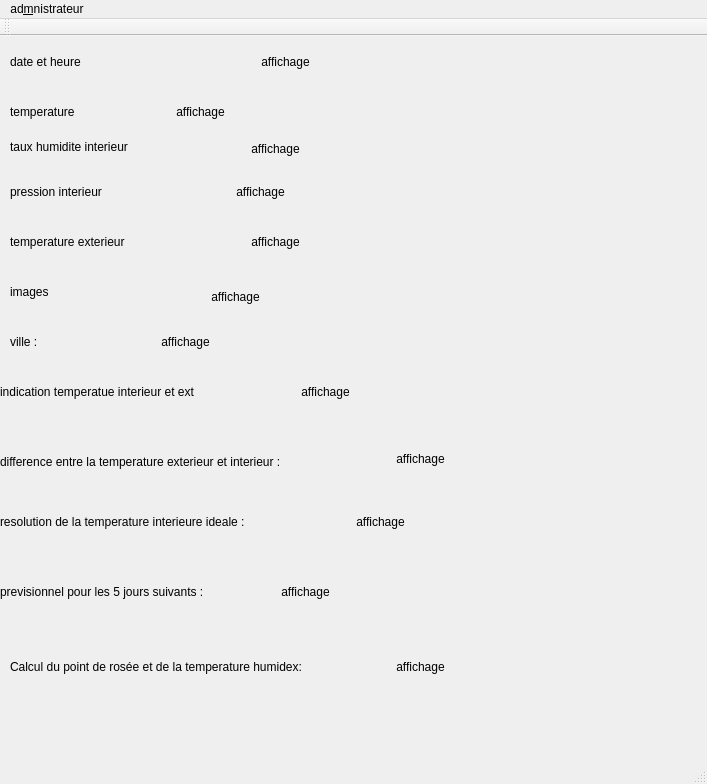
<?xml version="1.0" encoding="UTF-8"?>
<ui version="4.0">
 <class>MainWindow</class>
 <widget class="QMainWindow" name="MainWindow">
  <property name="geometry">
   <rect>
    <x>0</x>
    <y>0</y>
    <width>707</width>
    <height>784</height>
   </rect>
  </property>
  <property name="windowTitle">
   <string>MainWindow</string>
  </property>
  <widget class="QWidget" name="centralWidget">
   <widget class="QLabel" name="dateHeure">
    <property name="geometry">
     <rect>
      <x>10</x>
      <y>10</y>
      <width>91</width>
      <height>31</height>
     </rect>
    </property>
    <property name="text">
     <string>date et heure</string>
    </property>
   </widget>
   <widget class="QLabel" name="tempInt">
    <property name="geometry">
     <rect>
      <x>10</x>
      <y>60</y>
      <width>81</width>
      <height>31</height>
     </rect>
    </property>
    <property name="text">
     <string>temperature</string>
    </property>
   </widget>
   <widget class="QLabel" name="tauxHumidInt">
    <property name="geometry">
     <rect>
      <x>10</x>
      <y>100</y>
      <width>151</width>
      <height>21</height>
     </rect>
    </property>
    <property name="text">
     <string>taux humidite interieur</string>
    </property>
   </widget>
   <widget class="QLabel" name="pressionInt">
    <property name="geometry">
     <rect>
      <x>10</x>
      <y>140</y>
      <width>121</width>
      <height>31</height>
     </rect>
    </property>
    <property name="text">
     <string>pression interieur</string>
    </property>
   </widget>
   <widget class="QLabel" name="tempExt">
    <property name="geometry">
     <rect>
      <x>10</x>
      <y>190</y>
      <width>141</width>
      <height>31</height>
     </rect>
    </property>
    <property name="text">
     <string>temperature exterieur</string>
    </property>
   </widget>
   <widget class="QLabel" name="images">
    <property name="geometry">
     <rect>
      <x>10</x>
      <y>240</y>
      <width>121</width>
      <height>31</height>
     </rect>
    </property>
    <property name="text">
     <string>images</string>
    </property>
   </widget>
   <widget class="QLabel" name="ville">
    <property name="geometry">
     <rect>
      <x>10</x>
      <y>290</y>
      <width>81</width>
      <height>31</height>
     </rect>
    </property>
    <property name="text">
     <string>ville : </string>
    </property>
   </widget>
   <widget class="QLabel" name="tempIntExt">
    <property name="geometry">
     <rect>
      <x>0</x>
      <y>340</y>
      <width>241</width>
      <height>31</height>
     </rect>
    </property>
    <property name="text">
     <string>indication temperatue interieur et ext</string>
    </property>
   </widget>
   <widget class="QLabel" name="difTempExtInt">
    <property name="geometry">
     <rect>
      <x>0</x>
      <y>410</y>
      <width>311</width>
      <height>31</height>
     </rect>
    </property>
    <property name="text">
     <string>difference entre la temperature exterieur et interieur :</string>
    </property>
   </widget>
   <widget class="QLabel" name="resTempIntIdeal">
    <property name="geometry">
     <rect>
      <x>0</x>
      <y>470</y>
      <width>301</width>
      <height>31</height>
     </rect>
    </property>
    <property name="text">
     <string>resolution de la temperature interieure ideale :</string>
    </property>
   </widget>
   <widget class="QLabel" name="pres5jrsSuivant">
    <property name="geometry">
     <rect>
      <x>0</x>
      <y>540</y>
      <width>271</width>
      <height>31</height>
     </rect>
    </property>
    <property name="text">
     <string>previsionnel pour les 5 jours suivants :</string>
    </property>
   </widget>
   <widget class="QLabel" name="calPointRos">
    <property name="geometry">
     <rect>
      <x>10</x>
      <y>610</y>
      <width>331</width>
      <height>41</height>
     </rect>
    </property>
    <property name="text">
     <string>Calcul du point de rosée et de la temperature humidex:</string>
    </property>
   </widget>
   <widget class="QLabel" name="affichageDateHeure">
    <property name="enabled">
     <bool>true</bool>
    </property>
    <property name="geometry">
     <rect>
      <x>140</x>
      <y>10</y>
      <width>291</width>
      <height>31</height>
     </rect>
    </property>
    <property name="styleSheet">
     <string notr="true">border</string>
    </property>
    <property name="text">
     <string>affichage</string>
    </property>
    <property name="scaledContents">
     <bool>false</bool>
    </property>
    <property name="alignment">
     <set>Qt::AlignCenter</set>
    </property>
    <property name="wordWrap">
     <bool>false</bool>
    </property>
   </widget>
   <widget class="QLabel" name="affichageTemp">
    <property name="geometry">
     <rect>
      <x>150</x>
      <y>60</y>
      <width>101</width>
      <height>31</height>
     </rect>
    </property>
    <property name="text">
     <string>affichage</string>
    </property>
    <property name="alignment">
     <set>Qt::AlignCenter</set>
    </property>
   </widget>
   <widget class="QLabel" name="affTauxHumInt">
    <property name="geometry">
     <rect>
      <x>190</x>
      <y>97</y>
      <width>171</width>
      <height>31</height>
     </rect>
    </property>
    <property name="text">
     <string>affichage</string>
    </property>
    <property name="alignment">
     <set>Qt::AlignCenter</set>
    </property>
   </widget>
   <widget class="QLabel" name="affPressionInt">
    <property name="geometry">
     <rect>
      <x>210</x>
      <y>140</y>
      <width>101</width>
      <height>31</height>
     </rect>
    </property>
    <property name="text">
     <string>affichage</string>
    </property>
    <property name="alignment">
     <set>Qt::AlignCenter</set>
    </property>
   </widget>
   <widget class="QLabel" name="affTempExt">
    <property name="geometry">
     <rect>
      <x>220</x>
      <y>190</y>
      <width>111</width>
      <height>31</height>
     </rect>
    </property>
    <property name="text">
     <string>affichage</string>
    </property>
    <property name="alignment">
     <set>Qt::AlignCenter</set>
    </property>
   </widget>
   <widget class="QLabel" name="affImages">
    <property name="geometry">
     <rect>
      <x>180</x>
      <y>250</y>
      <width>111</width>
      <height>21</height>
     </rect>
    </property>
    <property name="text">
     <string>affichage</string>
    </property>
    <property name="alignment">
     <set>Qt::AlignCenter</set>
    </property>
   </widget>
   <widget class="QLabel" name="affVille">
    <property name="geometry">
     <rect>
      <x>140</x>
      <y>290</y>
      <width>91</width>
      <height>31</height>
     </rect>
    </property>
    <property name="text">
     <string>affichage</string>
    </property>
    <property name="alignment">
     <set>Qt::AlignCenter</set>
    </property>
   </widget>
   <widget class="QLabel" name="affTempIntExt">
    <property name="geometry">
     <rect>
      <x>270</x>
      <y>340</y>
      <width>111</width>
      <height>31</height>
     </rect>
    </property>
    <property name="text">
     <string>affichage</string>
    </property>
    <property name="alignment">
     <set>Qt::AlignCenter</set>
    </property>
   </widget>
   <widget class="QLabel" name="affDiffTempIntExt">
    <property name="geometry">
     <rect>
      <x>350</x>
      <y>407</y>
      <width>141</width>
      <height>31</height>
     </rect>
    </property>
    <property name="text">
     <string>affichage</string>
    </property>
    <property name="alignment">
     <set>Qt::AlignCenter</set>
    </property>
   </widget>
   <widget class="QLabel" name="affResTempIdeale">
    <property name="geometry">
     <rect>
      <x>330</x>
      <y>470</y>
      <width>101</width>
      <height>31</height>
     </rect>
    </property>
    <property name="text">
     <string>affichage</string>
    </property>
    <property name="alignment">
     <set>Qt::AlignCenter</set>
    </property>
   </widget>
   <widget class="QLabel" name="affPrecisionnel">
    <property name="geometry">
     <rect>
      <x>260</x>
      <y>540</y>
      <width>91</width>
      <height>31</height>
     </rect>
    </property>
    <property name="text">
     <string>affichage</string>
    </property>
    <property name="alignment">
     <set>Qt::AlignCenter</set>
    </property>
   </widget>
   <widget class="QLabel" name="affCalRoseTempHum">
    <property name="geometry">
     <rect>
      <x>360</x>
      <y>610</y>
      <width>121</width>
      <height>41</height>
     </rect>
    </property>
    <property name="text">
     <string>affichage</string>
    </property>
    <property name="alignment">
     <set>Qt::AlignCenter</set>
    </property>
   </widget>
  </widget>
  <widget class="QMenuBar" name="menuBar">
   <property name="geometry">
    <rect>
     <x>0</x>
     <y>0</y>
     <width>707</width>
     <height>19</height>
    </rect>
   </property>
   <widget class="QMenu" name="menuParametrer">
    <property name="title">
     <string>ad&amp;mnistrateur</string>
    </property>
    <addaction name="actionPararemetres"/>
    <addaction name="actionQuitter"/>
   </widget>
   <addaction name="menuParametrer"/>
  </widget>
  <widget class="QToolBar" name="mainToolBar">
   <attribute name="toolBarArea">
    <enum>TopToolBarArea</enum>
   </attribute>
   <attribute name="toolBarBreak">
    <bool>false</bool>
   </attribute>
  </widget>
  <widget class="QStatusBar" name="statusBar"/>
  <action name="actionPararemetres">
   <property name="text">
    <string>Paramétrer</string>
   </property>
  </action>
  <action name="actionQuitter">
   <property name="text">
    <string>Quitter</string>
   </property>
  </action>
 </widget>
 <layoutdefault spacing="6" margin="11"/>
 <resources/>
 <connections/>
</ui>
